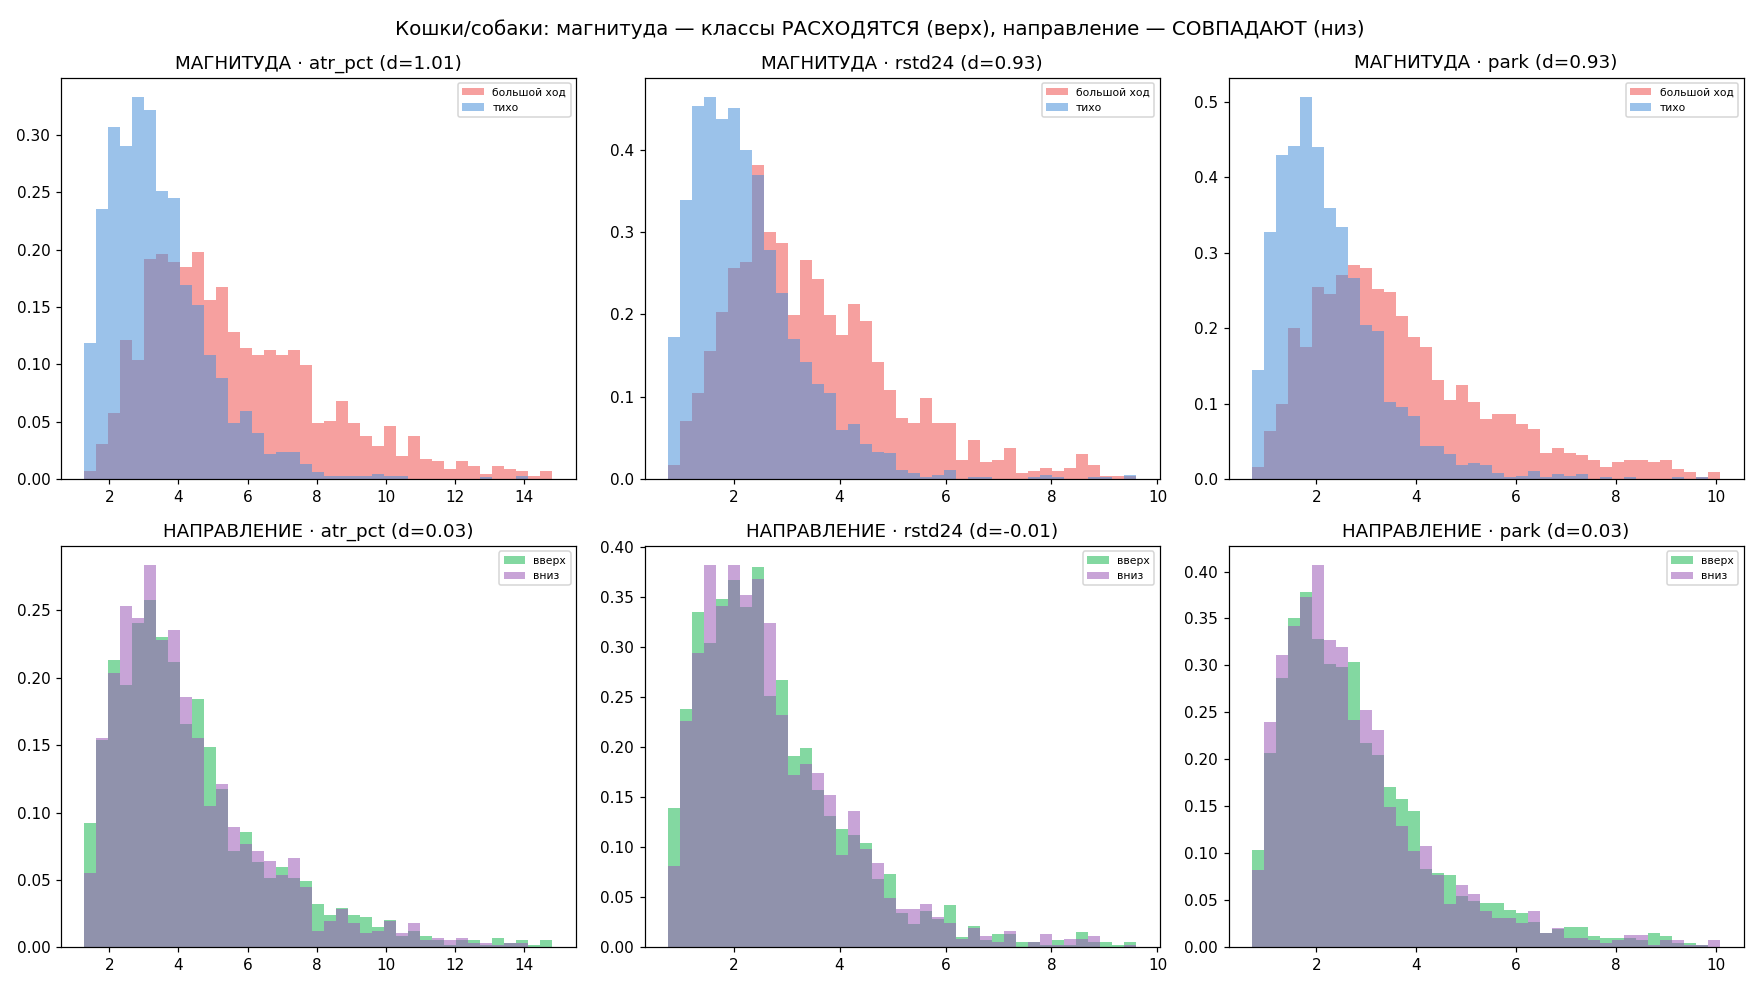

Write the Python code that produced this figure.
"""МОДУЛЬ МАГНИТУДЫ — предсказываем РАЗМЕР предстоящего хода 12h-свечи (не направление).

Идея (после диалога про монетку): направление ±5% = монетка (определяющая инфа в будущем). НО магнитуда =
«сила броска/обороты» физически ОПРЕДЕЛЕНА настоящим состоянием — вола кластеризуется, сжатие→экспансия.
Здесь классы («большой ход» vs «тихо») должны иметь РАЗНЫЕ отпечатки в фичах = настоящие «кошки/собаки».

Цель: на close 12h-свечи (цена P) предсказать forward range за следующие H баров:
  fwd_range = (max(high[i+1..i+H]) - min(low[i+1..i+H])) / P * 100   (в %).
Две формы: регрессия (Spearman) + классификация «выше обычного» (Правильно/Неправильно).

ЧЕСТНОСТЬ (наши стены):
  • непересекающиеся якоря (step=H) -> нет автокорр-миража;
  • walk-forward + purge; shuffle-контроль; cross-asset; год-стабильность;
  • ГЛАВНЫЙ baseline = «просто текущий ATR» (вола-персистентность) — он достижим в реале и уже сильный.
    «Работает» = бьём не монетку (это легко), а ATR-персистентность; иначе edge = тривиальное «вола липкая»;
  • разделимость классов меряем Cohen's d (а не AUC) и сравниваем magnitude-цель vs direction-цель на ТЕХ ЖЕ фичах.

Запуск: set PYTHONIOENCODING=utf-8 && venv/Scripts/python.exe research/ta_laws/magnitude_engine.py
Выход: research/ta_laws/magnitude_engine_report.txt + .png
"""
from __future__ import annotations
import sys, os
from pathlib import Path
import numpy as np
import pandas as pd
try:
    sys.stdout.reconfigure(encoding="utf-8")
except Exception:
    pass
HERE = Path(__file__).resolve().parent
ROOT = HERE.parents[1]
sys.path.insert(0, str(ROOT)); sys.path.insert(0, str(HERE))
import geometry as G  # noqa: E402

SYMBOLS = ["BTCUSDT", "ETHUSDT", "SOLUSDT"]
DATA = ROOT / "research" / "elements_study" / "data"
H = int(os.environ.get("MAG_H", 4))            # горизонт хода (12h-баров) = 2 дня
STEP = H                                         # непересекающиеся якоря
N_FOLDS = 6
GPU = os.environ.get("MAG_GPU", "0") == "1"     # по умолчанию CPU (GPU занят direction-прогоном)
FEATS = ["atr_pct", "atr_pctile", "rstd6", "rstd12", "rstd24", "volofvol", "park",
         "bbw", "bbw_pctile", "rangec", "nquiet", "inside3", "volz", "qvolz", "ntrz",
         "dabs", "cvdabs", "rpos", "dist_liq", "absret3", "absret6", "session", "dow"]


def load_flow(sym, tf):
    df = pd.read_csv(DATA / f"{sym}_{tf}_flow.csv")
    df["open_time"] = pd.to_datetime(df["open_time"], utc=True)
    return df.sort_values("open_time").reset_index(drop=True)


def rmean(a, n):
    return pd.Series(a).rolling(n, min_periods=max(2, n // 3)).mean().values


def rstd(a, n):
    return pd.Series(a).rolling(n, min_periods=max(2, n // 3)).std().values


def build(sym):
    h = load_flow(sym, "12h")
    O, Hi, Lo, C, V = (h[k].values.astype(float) for k in ("open", "high", "low", "close", "volume"))
    qv = h["quote_volume"].values.astype(float); nt = h["trades"].values.astype(float)
    delta = h["delta"].values.astype(float); cvd = h["cvd"].values.astype(float)
    n = len(h)
    atr = G.compute_atr(pd.DataFrame({"high": Hi, "low": Lo, "close": C}))
    atr_pct = np.where(C > 0, atr / C * 100, np.nan)
    atr_pctile = pd.Series(atr_pct).rolling(200, min_periods=30).apply(lambda s: (s.iloc[-1] >= s).mean(), raw=False).values
    logret = np.zeros(n); logret[1:] = np.log(C[1:] / np.clip(C[:-1], 1e-9, None))
    rstd6 = rstd(logret, 6) * 100; rstd12 = rstd(logret, 12) * 100; rstd24 = rstd(logret, 24) * 100
    volofvol = rstd(atr_pct, 12)
    park = np.sqrt(rmean((np.log(np.clip(Hi / np.clip(Lo, 1e-9, None), 1e-9, None)) ** 2) / (4 * np.log(2)), 6)) * 100
    ma20 = rmean(C, 20); sd20 = rstd(C, 20); bbw = np.where(ma20 > 0, 4 * sd20 / ma20 * 100, np.nan)
    bbw_pctile = pd.Series(bbw).rolling(200, min_periods=30).apply(lambda s: (s.iloc[-1] >= s).mean(), raw=False).values
    hl = Hi - Lo
    rng6 = pd.Series(Hi).rolling(6).max().values - pd.Series(Lo).rolling(6).min().values
    rng24 = pd.Series(Hi).rolling(24).max().values - pd.Series(Lo).rolling(24).min().values
    rangec = np.where(rng24 > 0, rng6 / rng24, np.nan)
    big_move = (np.abs(logret) * 100) > (1.5 * atr_pct)
    nquiet = np.zeros(n)
    cnt = 0
    for i in range(n):
        cnt = 0 if big_move[i] else cnt + 1
        nquiet[i] = cnt
    inside = np.zeros(n, bool)
    inside[1:] = (Hi[1:] <= Hi[:-1]) & (Lo[1:] >= Lo[:-1])
    inside3 = pd.Series(inside.astype(float)).rolling(3, min_periods=1).sum().values
    volz = (V - rmean(V, 50)) / (rstd(V, 50) + 1e-9)
    qvolz = (qv - rmean(qv, 50)) / (rstd(qv, 50) + 1e-9)
    ntrz = (nt - rmean(nt, 50)) / (rstd(nt, 50) + 1e-9)
    dabs = np.abs(delta) / (V + 1e-9)
    base = rmean(np.abs(delta), 50) + 1e-9
    cvdabs = np.zeros(n); cvdabs[3:] = np.abs(cvd[3:] - cvd[:-3]) / base[3:]
    lo50 = pd.Series(Lo).rolling(50).min().values; hi50 = pd.Series(Hi).rolling(50).max().values
    rpos = (C - lo50) / np.clip(hi50 - lo50, 1e-9, None)
    # дистанция до ближайшего недавнего экстремума (магнит) в %
    dist_liq = np.minimum(np.abs(hi50 - C), np.abs(C - lo50)) / np.clip(C, 1e-9, None) * 100
    absret3 = np.zeros(n); absret3[3:] = np.abs(C[3:] - C[:-3]) / C[:-3] * 100
    absret6 = np.zeros(n); absret6[6:] = np.abs(C[6:] - C[:-6]) / C[:-6] * 100
    dt = pd.to_datetime(h["open_time"])
    session = (dt.dt.hour >= 12).astype(float).values
    dow = dt.dt.dayofweek.values.astype(float)

    Feat = np.column_stack([atr_pct, atr_pctile, rstd6, rstd12, rstd24, volofvol, park,
                            bbw, bbw_pctile, rangec, nquiet, inside3, volz, qvolz, ntrz,
                            dabs, cvdabs, rpos, dist_liq, absret3, absret6, session, dow])

    rows = []
    for i in range(60, n - H - 1, STEP):
        if not np.isfinite(Feat[i]).all() or not np.isfinite(C[i]) or C[i] <= 0:
            continue
        fh = Hi[i + 1:i + 1 + H].max(); fl = Lo[i + 1:i + 1 + H].min()
        fwd_range = (fh - fl) / C[i] * 100
        up_exc = (fh - C[i]) / C[i] * 100; dn_exc = (C[i] - fl) / C[i] * 100
        fwd_dir = 1 if (C[i + H] - C[i]) > 0 else 0
        hit5 = 1 if (up_exc >= 5 or dn_exc >= 5) else 0
        rows.append({"sym": sym, "ts": h["open_time"].values[i], "fwd_range": fwd_range,
                     "fwd_dir": fwd_dir, "hit5": hit5,
                     **{f: Feat[i][j] for j, f in enumerate(FEATS)}})
    return rows


def spearman(a, b):
    ra = pd.Series(a).rank().values; rb = pd.Series(b).rank().values
    if np.std(ra) == 0 or np.std(rb) == 0:
        return np.nan
    return np.corrcoef(ra, rb)[0, 1]


def cohens_d(x, ybin):
    a = x[ybin == 1]; b = x[ybin == 0]
    if len(a) < 5 or len(b) < 5:
        return np.nan
    sp = np.sqrt(((len(a) - 1) * a.std() ** 2 + (len(b) - 1) * b.std() ** 2) / (len(a) + len(b) - 2))
    return (a.mean() - b.mean()) / (sp + 1e-12)


def cb(reg, seed):
    from catboost import CatBoostRegressor, CatBoostClassifier
    kw = dict(iterations=1200, depth=6, learning_rate=0.03, l2_leaf_reg=5,
              verbose=False, random_seed=seed)
    if GPU:
        kw["task_type"] = "GPU"; kw["devices"] = "0"
    return CatBoostRegressor(loss_function="RMSE", **kw) if reg else CatBoostClassifier(loss_function="Logloss", **kw)


VOL_FEATS = ["atr_pct", "atr_pctile", "rstd6", "rstd12", "rstd24", "park", "bbw", "bbw_pctile", "volofvol"]


def walk_forward(df, target, reg, feats=FEATS):
    d = df.sort_values("ts").reset_index(drop=True)
    X = d[feats].values; y = d[target].values
    tns = d["ts"].values.astype("datetime64[ns]")
    n = len(d); fold = n // (N_FOLDS + 1)
    pred = np.full(n, np.nan)
    purge = np.timedelta64(H * 12, "h")
    for k in range(1, N_FOLDS + 1):
        te0 = fold * k; te1 = min(fold * (k + 1), n)
        if te1 - te0 < 30:
            continue
        tr = tns < (tns[te0] - purge)
        if tr.sum() < 200:
            continue
        m = cb(reg, k); m.fit(X[tr], y[tr] if reg else y[tr].astype(int))
        pred[te0:te1] = m.predict(X[te0:te1]) if reg else m.predict_proba(X[te0:te1])[:, 1]
    return d, pred, np.isfinite(pred)


def main():
    rows = []
    for s in SYMBOLS:
        print(f"[{s}] build...", flush=True); rows += build(s)
    df = pd.DataFrame(rows).sort_values("ts").reset_index(drop=True)
    df["year"] = pd.to_datetime(df.ts).dt.year
    # классы «выше обычного» по КАУЗАЛЬНОЙ расширяющейся медиане
    med = df["fwd_range"].expanding(min_periods=100).median().shift(1)
    df["y_big"] = (df["fwd_range"] > med).astype(float)
    df = df.dropna(subset=["y_big"]).reset_index(drop=True)
    base_big = df.y_big.mean()
    print(f"[data] {len(df)} непересек. якорей (H={H}=2дня), fwd_range медиана {df.fwd_range.median():.1f}%, "
          f"P(±5% за {H} баров)={df.hit5.mean()*100:.0f}%", flush=True)

    out = []; A = out.append
    A("МОДУЛЬ МАГНИТУДЫ — размер предстоящего хода 12h-свечи (НЕ направление). Критерий: accuracy + Spearman.")
    A(f"Якорей {len(df)} (BTC/ETH/SOL, непересек., H={H}=2дня). fwd_range медиана {df.fwd_range.median():.1f}%, "
      f"P(ход ±5% за 2дня)={df.hit5.mean()*100:.0f}%.")
    A(f"GPU={GPU}. Baseline-1: монетка/мажоритар. Baseline-2 (главный): текущий ATR (вола-персистентность).\n")

    # === 1. РАЗДЕЛИМОСТЬ: кошки/собаки. Cohen's d фич для magnitude vs direction ===
    A("=== 1. РАЗДЕЛИМОСТЬ КЛАССОВ (Cohen's d; |d|>0.5 = классы реально расходятся) ===")
    A(f"{'фича':12} {'d(big vs тихо)':>16} {'d(up vs down)':>16}")
    drows = []
    for f in FEATS:
        d_mag = cohens_d(df[f].values, df.y_big.values)
        d_dir = cohens_d(df[f].values, df.fwd_dir.values)
        drows.append((f, d_mag, d_dir))
    for f, dm, dd in sorted(drows, key=lambda r: -abs(r[1]))[:10]:
        A(f"{f:12} {dm:>16.2f} {dd:>16.2f}")
    sep_mag = np.nanmean([abs(r[1]) for r in drows]); sep_dir = np.nanmean([abs(r[2]) for r in drows])
    A(f"  средн|d|: магнитуда {sep_mag:.2f}  vs  направление {sep_dir:.2f}  -> "
      f"{'МАГНИТУДА разделима, направление НЕТ (кошки/собаки найдены!)' if sep_mag > sep_dir + 0.15 else 'разделимость сопоставима'}")

    # === 2. РЕГРЕССИЯ: предсказываем размер хода, бьём ли ATR ===
    A("\n=== 2. РЕГРЕССИЯ forward range (Spearman OOS, чем выше тем лучше) ===")
    d, pr, m = walk_forward(df, "fwd_range", reg=True)
    sp_model = spearman(pr[m], d["fwd_range"].values[m])
    sp_atr = spearman(d["atr_pct"].values[m], d["fwd_range"].values[m])
    A(f"  модель:            Spearman {sp_model:.3f}")
    A(f"  baseline тек.ATR:  Spearman {sp_atr:.3f}")
    A(f"  -> {'модель БЬЁТ ATR (+%.3f) = есть структура сверх воло-персистентности' % (sp_model-sp_atr) if sp_model > sp_atr + 0.02 else 'модель ~ ATR: магнитуда предсказуема, но в осн. = липкость волы (тоже реально)'}")

    # === 3. КЛАССИФИКАЦИЯ big vs тихо: ПРАВИЛЬНО/НЕПРАВИЛЬНО ===
    A("\n=== 3. КЛАССИФИКАЦИЯ «ход выше обычного» (accuracy OOS) ===")
    dc, pc, mc = walk_forward(df, "y_big", reg=False)
    yb = dc.y_big.values.astype(int)
    acc = ((pc[mc] >= 0.5).astype(int) == yb[mc]).mean()
    maj = max(base_big, 1 - base_big)
    # baseline вола-персистентность: большой ход если atr_pctile>=0.5
    atrp = dc.atr_pctile.values
    acc_atr = ((atrp[mc] >= 0.5).astype(int) == yb[mc]).mean()
    # ЧЕСТНЫЙ baseline: модель ТОЛЬКО на воло-фичах (полная воло-персистентность)
    dv, pv, mv = walk_forward(df, "y_big", reg=False, feats=VOL_FEATS)
    acc_vol = ((pv[mv] >= 0.5).astype(int) == dv.y_big.values[mv].astype(int)).mean()
    A(f"  baseline монетка/мажор:            {maj*100:.1f}%")
    A(f"  baseline тек.ATR>медианы (груб.):  {acc_atr*100:.1f}%")
    A(f"  baseline ВОЛА-модель (чест.):      {acc_vol*100:.1f}%  <- настоящая воло-персистентность")
    A(f"  МОДЕЛЬ (вся физика):               {acc*100:.1f}%  (vs монетка {(acc-maj)*100:+.1f}пп, vs ВОЛА-модель {(acc-acc_vol)*100:+.1f}пп)")

    # shuffle-контроль
    rng = np.random.default_rng(7)
    ds = df.copy(); ds["y_big"] = rng.permutation(df.y_big.values)
    _, psh, msh = walk_forward(ds, "y_big", reg=False)
    acc_sh = ((psh[msh] >= 0.5).astype(int) == ds.y_big.values[msh].astype(int)).mean()
    A(f"  shuffle-контроль:              {acc_sh*100:.1f}% (~{maj*100:.0f}% -> {'честно' if acc_sh < maj+0.03 else 'ПОДОЗРИТЕЛЬНО'})")

    # cross-asset + год (по классификации)
    A("  accuracy по активам / по годам:")
    for s in SYMBOLS:
        ms = mc & (dc.sym.values == s)
        if ms.sum() > 40:
            A(f"    {s}: модель {((pc[ms]>=0.5).astype(int)==yb[ms]).mean()*100:.1f}% | ATR {((atrp[ms]>=0.5).astype(int)==yb[ms]).mean()*100:.1f}%")
    yr = pd.to_datetime(dc.ts).dt.year.values; gy = 0; ty = 0
    for Y in sorted(set(yr[mc])):
        mm = mc & (yr == Y)
        if mm.sum() > 30:
            a = ((pc[mm] >= 0.5).astype(int) == yb[mm]).mean(); ty += 1; gy += a > maj + 0.03
            A(f"    {Y}: {a*100:.1f}% (n={mm.sum()})")

    # importance (что «выучил» как драйверы магнитуды)
    try:
        from catboost import CatBoostClassifier
        mfull = cb(False, 1); mfull.fit(df[FEATS].values, df.y_big.values.astype(int))
        imp = sorted(zip(FEATS, mfull.feature_importances_), key=lambda x: -x[1])[:8]
        A("\n=== 4. ДРАЙВЕРЫ магнитуды (importance) ===")
        for f, v in imp:
            A(f"    {f:12} {v:.1f}")
    except Exception as ex:
        A(f"[imp skip] {ex}")

    # вердикт
    works = (acc > maj + 0.05) and (acc_sh < maj + 0.03) and (gy >= max(3, ty - 1))
    beats_vol = (acc > acc_vol + 0.02) and (sp_model > sp_atr + 0.02)
    A("\n=== ВЕРДИКТ ===")
    if works and beats_vol:
        A(f"  РАБОТАЕТ И БЬЁТ ВОЛУ: магнитуда предсказуема ({acc*100:.0f}% vs монетка {maj*100:.0f}%), и модель добавляет "
          f"структуру сверх воло-персистентности (vs вола-модель {acc_vol*100:.0f}%). Настоящие 'кошки/собаки'.")
    elif works:
        A(f"  РАБОТАЕТ, но edge = ВОЛА: магнитуда предсказуема ({acc*100:.0f}% vs монетка {maj*100:.0f}%, {gy}/{ty} лет, "
          f"shuffle чист), ОДНАКО вола-модель уже даёт {acc_vol*100:.0f}% и регрессия модель {sp_model:.2f} ~ ATR {sp_atr:.2f} -> "
          f"прирост сверх липкости-волы мал. Edge РЕАЛЬНЫЙ, но это в основном кластеризация волатильности, не доп.структура.")
    else:
        A(f"  Магнитуда предсказуема слабее ожидаемого (модель {acc*100:.0f}%, вола {acc_vol*100:.0f}%, монетка {maj*100:.0f}%).")
    A(f"  ПРИМЕНЕНИЕ: магнитуда != направление. Это фильтр РЕЖИМА (экспансия vs тихо) -> когда уместен брейкаут/"
      f"стрэддл vs мин-реверсия; sizing/вход-тайминг каскадов; НЕ говорит КУДА, говорит НАСКОЛЬКО.")

    rep = HERE / "magnitude_engine_report.txt"
    rep.write_text("\n".join(out), encoding="utf-8")
    print("\n".join(out))

    # === график: разделимость (кошки/собаки) ===
    try:
        import matplotlib; matplotlib.use("Agg"); import matplotlib.pyplot as plt
        top = [r[0] for r in sorted(drows, key=lambda r: -abs(r[1]))[:3]]
        fig, ax = plt.subplots(2, 3, figsize=(16, 9))
        for j, f in enumerate(top):
            x = df[f].values
            lo, hi = np.nanpercentile(x, [1, 99]); bins = np.linspace(lo, hi, 40)
            # верх: magnitude (расходятся)
            ax[0, j].hist(x[df.y_big == 1], bins=bins, alpha=0.55, density=True, color="#ef5350", label="большой ход")
            ax[0, j].hist(x[df.y_big == 0], bins=bins, alpha=0.55, density=True, color="#4a90d9", label="тихо")
            ax[0, j].set_title(f"МАГНИТУДА · {f} (d={cohens_d(x, df.y_big.values):.2f})"); ax[0, j].legend(fontsize=7)
            # низ: direction (совпадают)
            ax[1, j].hist(x[df.fwd_dir == 1], bins=bins, alpha=0.55, density=True, color="#1db954", label="вверх")
            ax[1, j].hist(x[df.fwd_dir == 0], bins=bins, alpha=0.55, density=True, color="#9b59b6", label="вниз")
            ax[1, j].set_title(f"НАПРАВЛЕНИЕ · {f} (d={cohens_d(x, df.fwd_dir.values):.2f})"); ax[1, j].legend(fontsize=7)
        fig.suptitle("Кошки/собаки: магнитуда — классы РАСХОДЯТСЯ (верх), направление — СОВПАДАЮТ (низ)", fontsize=13)
        fig.tight_layout(); fig.savefig(HERE / "magnitude_engine.png", dpi=110)
        print(f"\n[ok] -> {rep.name} + magnitude_engine.png")
    except Exception as ex:
        print(f"[plot skip] {ex}")


if __name__ == "__main__":
    main()
